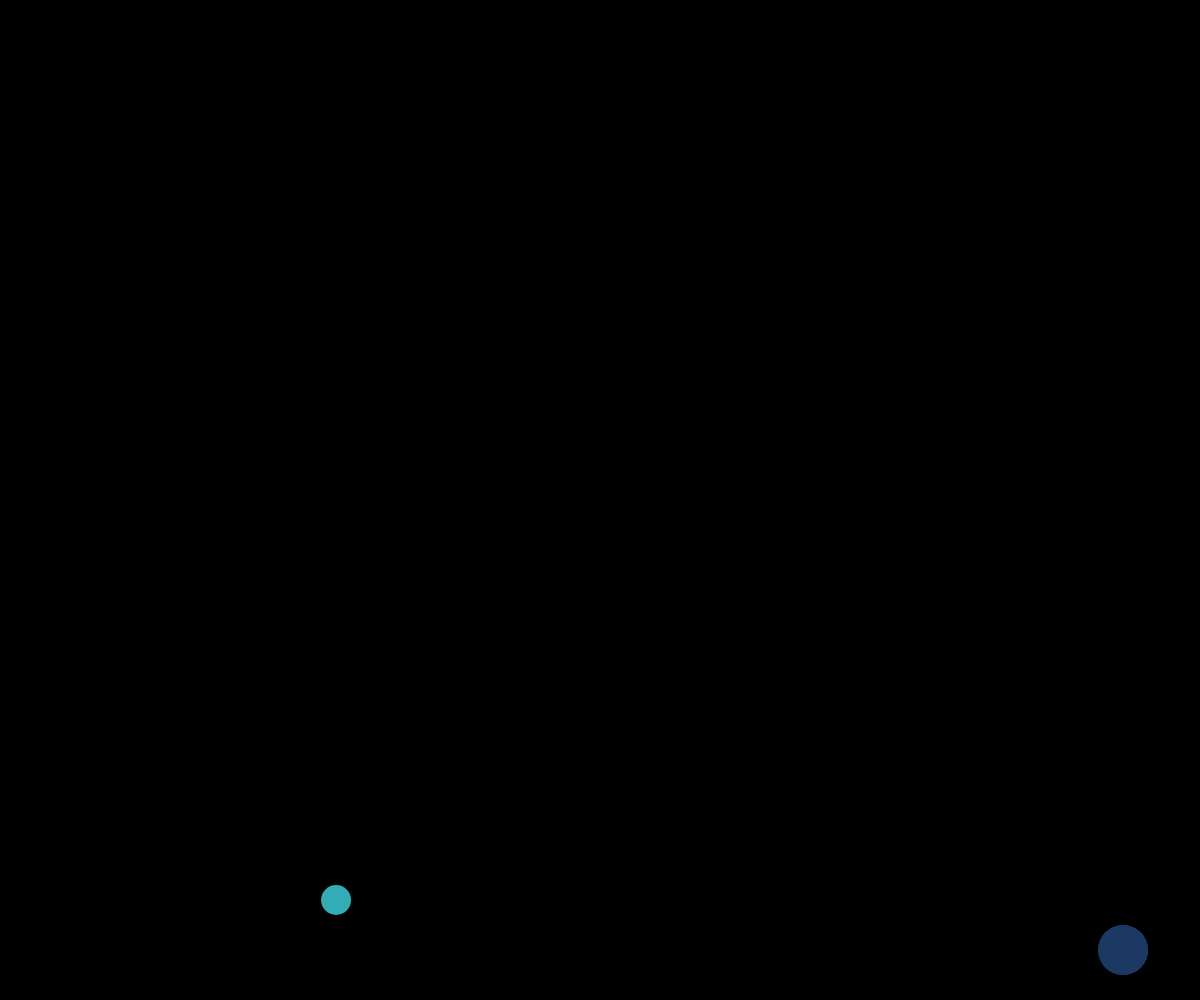
Frame 1 (no input)
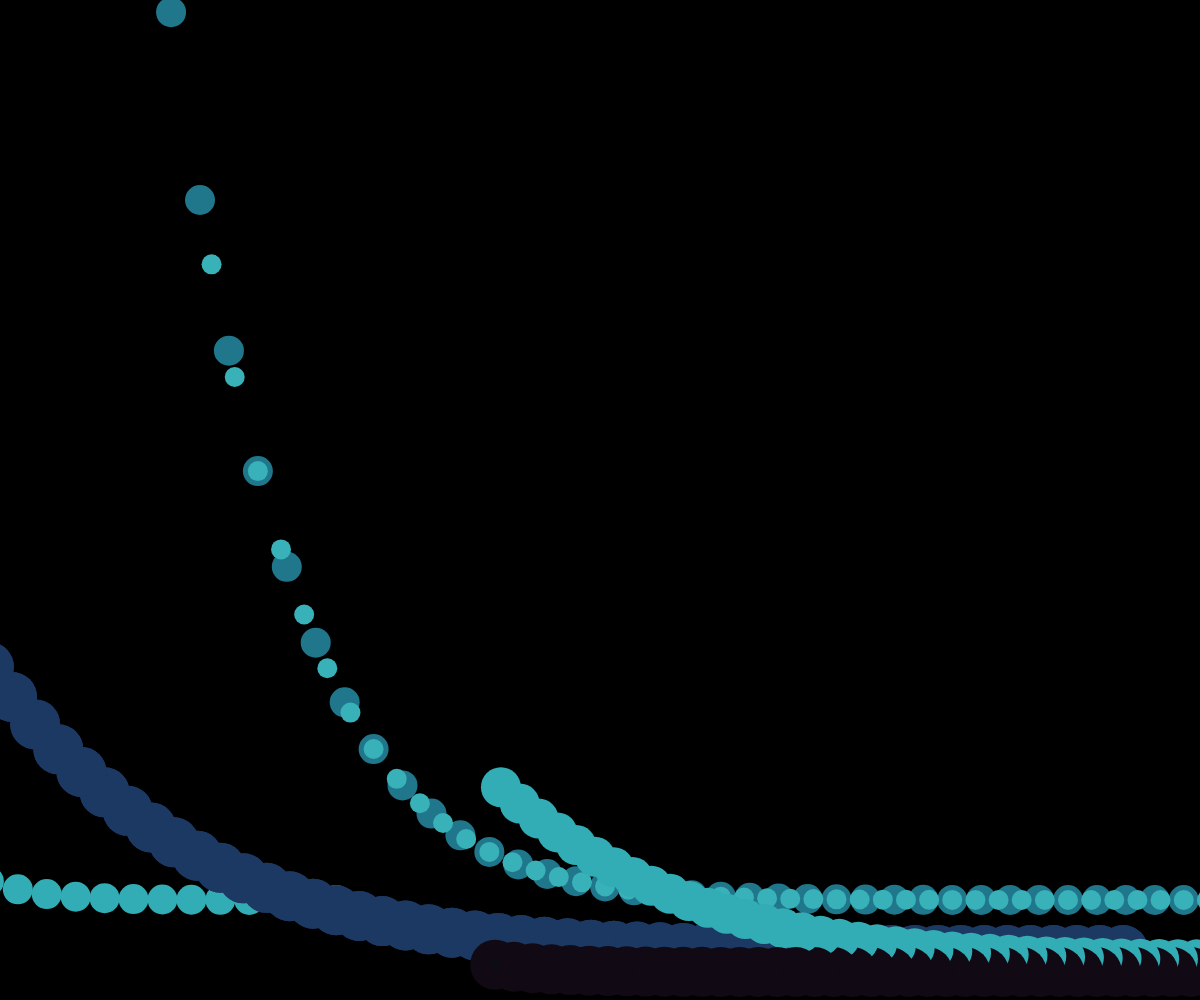
Frame 60 (no input)
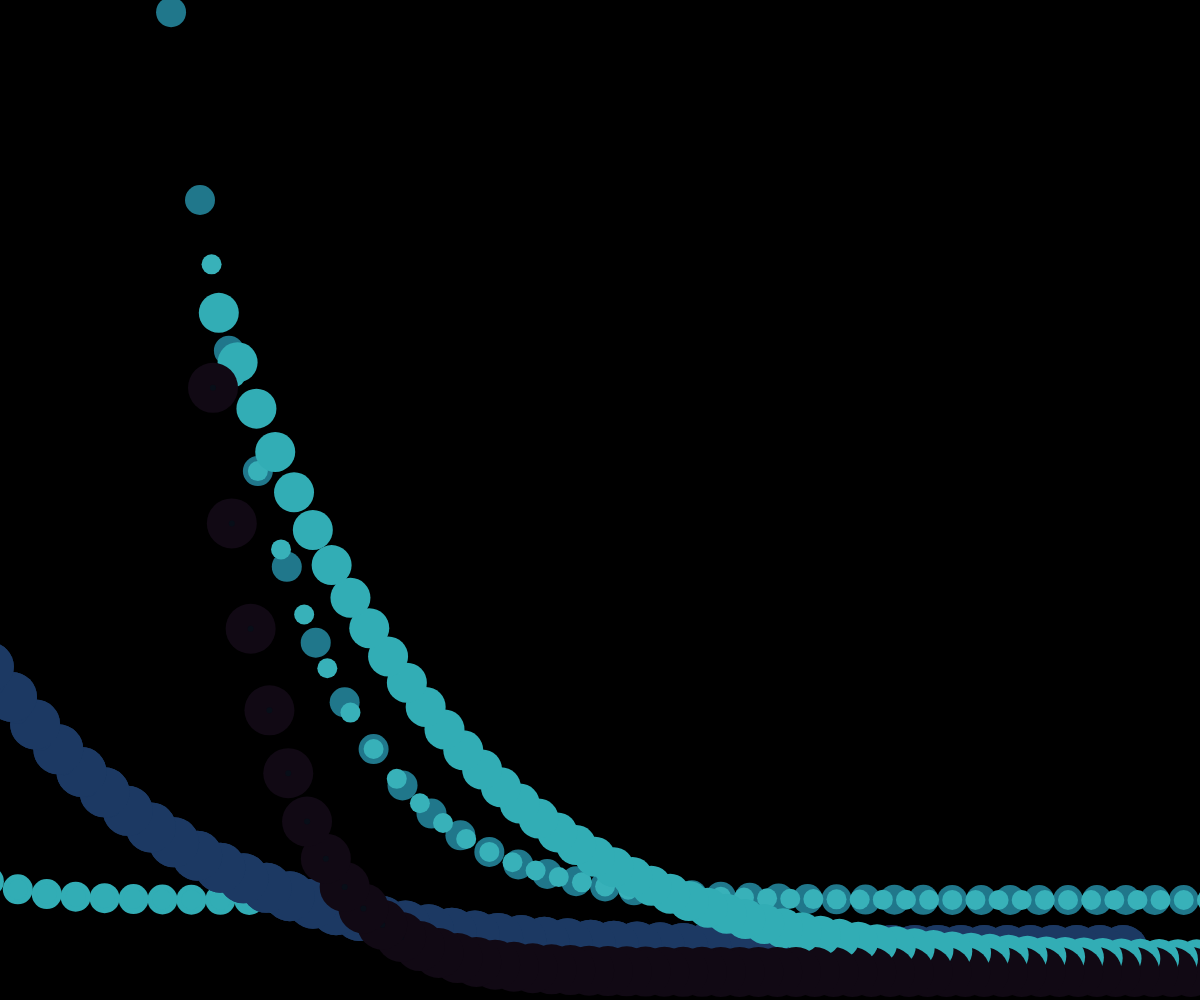
Frame 120 (the mouse pressed at the canvas centre since frame 60)

The p5.js sketch that drew these frames (run headless with seeded random() and noise() and a simulated clock; from frame 60 on, the mouse is pressed at the canvas centre):

// p5.js sketch
// ── sketch.js
let beginX = [1646.67,1233,1028,823,411.5,205,100]; // Initial x-coordinate
let beginY = [900.0,972,960,950]; // Initial y-coordinate
let endX = [200.0,100,1233]; // Final x-coordinate
let endY = [200.0,100,960,972];// Final y-coordinate
let distX; // X-axis distance to move
let distY; // Y-axis distance to move
let exponentlist = [4,6,8,12,18,20,24]; // Determines the curve

let x = 0; // Current x-coordinate
let y = 0; // Current y-coordinate
let steplist = [0.02,.004,.001,.005]; // Size of each step along the path
let pctlist = [0.0,.6,.02,.04,1,.06,.08,3]; // Percentage traveled (0.0 to 1.0)
let circlesize = [2,5,8,6,4,20,30,40,50,100];


function setup() {
  createCanvas(windowWidth, windowHeight);
background(0,0,0);
  noStroke();
  distX = endX[0] +- beginX[0];
  distY = endY[0] +- beginY[0];



}
// {
//
//   noStroke(255);
//   distX = endX[3] - beginX[0];
//   distY = endY[3] - beginY[0];
//
//
//
// }

function draw() {

  pctlist[3] += steplist[0];
  if (pctlist[3] < 2.0) {
    x = beginX[0] + pctlist[3] * distX;
    y = beginY[0] + pow(pctlist[3], exponentlist[3]) * distY;
  }
  fill(32,119,139);
circle(x,y, circlesize[6]);

  {


    pctlist[2] += steplist[3];
    if (pctlist[2] < 1.0) {
      x = beginX[0] + pctlist[2] * distX;
      y = beginY[2] + pow(pctlist[2], exponentlist[1]) * distY;
    }
    fill(50,173,181);
    circle(x, y, circlesize[7]);
  }
  {


    pctlist[1] += steplist[0];
    if (pctlist[1] <10) {
      x = beginX[1] + pctlist[1] * distX;
      y = beginY[0] + pow(pctlist[1], exponentlist[6]) * distY;
    }
  fill(50,173,181);
    circle(x, y, circlesize[6]);
  }

  {


    pctlist[4] += steplist[1];
    if (pctlist[4] < 1.0) {
      x = beginX[0] + pctlist[4] * distX;
      y = beginY[0] + pow(pctlist[4], exponentlist[1]) * distY;
    }
    fill(50,173,181);
    circle(x, y, circlesize[5]);
  }

  {


    pctlist[5] += steplist[1];
    if (pctlist[5] < 1.0) {
      x = beginX[0] + pctlist[5] * distX;
      y = beginY[0] + pow(pctlist[5], exponentlist[3]) * distY;
    }
    fill(56,177,185);
    circle(x, y, circlesize[5]);
  }

  {


    pctlist[5] += steplist[1];
    if (pctlist[5] < 1.0) {
      x = beginX[0] + pctlist[5] * distX;
      y = beginY[4] + pow(pctlist[5], exponentlist[1]) * distY;
    }
    fill(56,177,185);
    circle(x, y, circlesize[5]);
  }

  {

//darker blues
    pctlist[5] += steplist[1];
    if (pctlist[5] < 1.0) {
      x = beginX[1] + pctlist[5] * distX;
      y = beginY[2] + pow(pctlist[5], exponentlist[1]) * distY;
    }
    fill(28,57,99);
    circle(x, y, circlesize[5]);
  }

  {

//darker blues
    pctlist[5] += steplist[1];
    if (pctlist[5] < 1.0) {
      x = beginX[1] + pctlist[5] * distX;
      y = beginY[3] + pow(pctlist[5], exponentlist[1]) * distY;
    }
    fill(28,57,99);
    circle(x, y, circlesize[5]);
  }

  {

//darker blues
    pctlist[4] += steplist[1];
    if (pctlist[4] < 0.0) {
      x = beginX[2] + pctlist[4] * distX;
      y = beginY[4] + pow(pctlist[4], exponentlist[5]) * distY;
    }
    fill(28,57,99);
    circle(x, y, circlesize[8]);
  }

  {

//darker blues
    pctlist[4] += steplist[1];
    if (pctlist[4] < 0.0) {
      x = beginX[3] + pctlist[4] * distX;
      y = beginY[1] + pow(pctlist[4], exponentlist[5]) * distY;
    }
    fill(28,57,99);
    circle(x, y, circlesize[8]);
  }

  {

//darker blues
    pctlist[2] += steplist[1];
    if (pctlist[2] < 1.0) {
      x = beginX[0] + pctlist[2] * distX;
      y = beginY[1] + pow(pctlist[2], exponentlist[5]) * distY;
    }
    fill(17,9,20);
    circle(x, y, circlesize[8]);
  }
  {

//darker blues
    pctlist[2] += steplist[1];
    if (pctlist[2] < 0.0) {
      x = beginX[0] + pctlist[2] * distX;
      y = beginY[1] + pow(pctlist[2], exponentlist[5]) * distY;
    }
    fill(8,14,24);
    circle(x, y, circlesize[3]);
  }

}
